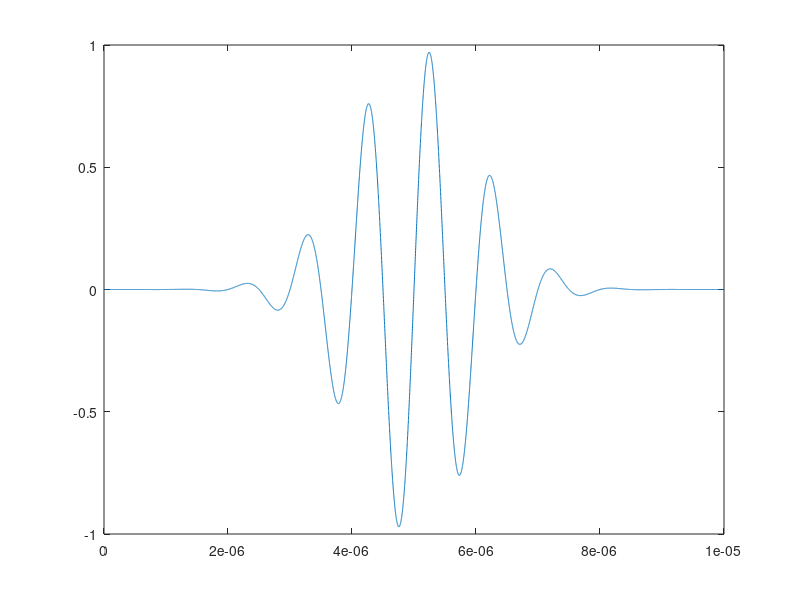

Reproduce this figure in MATLAB.
% Detection principle homework T1
a = 1e12;
tau = 5 * 1e-6;
f = 1e6;  % f =1Mhz
fs =  1e9; %sample frequency fs = 1Ghz
t = linspace(0,2*tau, 2*tau*fs);
s12 = sin(2*pi*f*t).*exp(-a*(t-tau).^2/2);

plot(t,s12)

